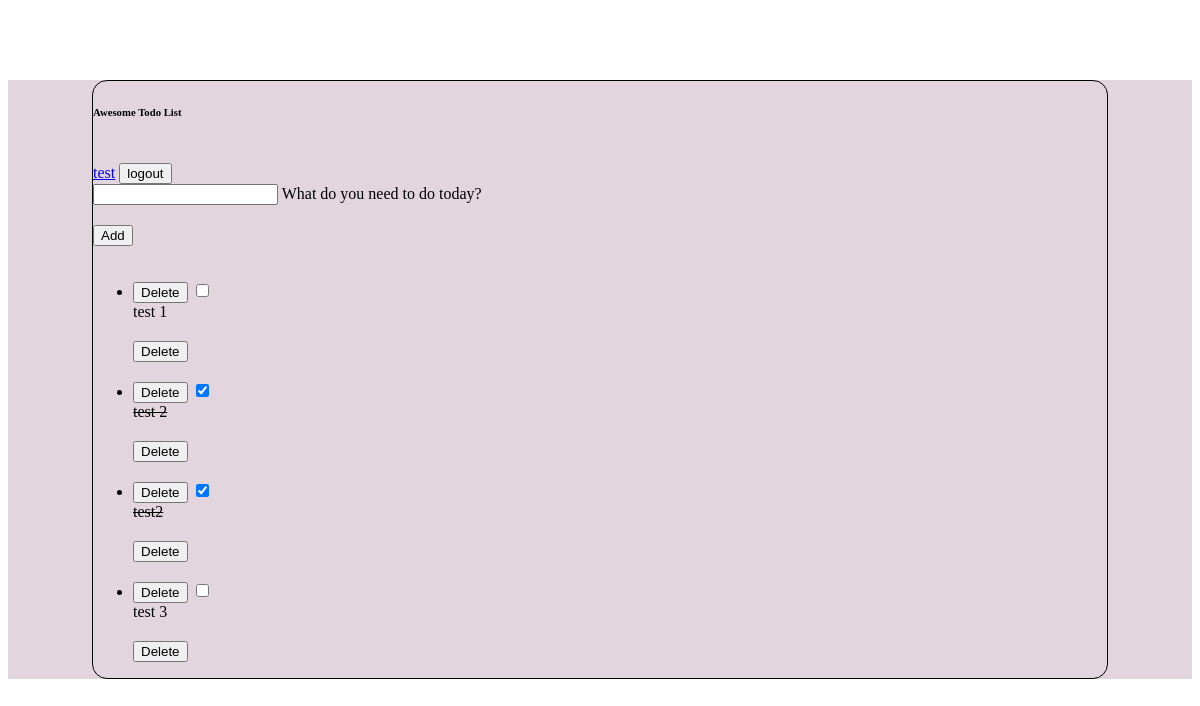
Screenshot of / (signed in) with the database file from the repository.
### todoApp/models.py (models this page shows, shortened)
class Notes(models.Model):
    author = models.ForeignKey(User, on_delete=models.CASCADE)
    title = models.CharField(max_length =  200)
    description = models.TextField(default="none")
    isCompleted = models.BooleanField(default=False)
    date_modified = models.DateTimeField(auto_now=True)

### todoApp/views.py (the view, shortened to what this page needs)
# urls.py: path("", views.index, name='index'),
@login_required
def index(request):
    notes = Notes.objects.filter(author = request.user)
    return render(request, "todoApp/index.html", {"notes": notes, "username": request.user.username})

### todoApp/templates/todoApp/index.html (shortened to what this page needs)
{% extends "todoApp/base.html" %}
{% block content %}
<section class="vh-100" style="background-color: #e2d5de;">
    <div class="container py-5 h-100">
      <div class="row d-flex justify-content-center align-items-center h-100">
        <div class="col col-xl-10">
          <div class="card" style="border-radius: 15px;">
            <div class="card-body p-5">
              <div class="d-flex justify-content-between align-items-center">
              <h6 class="mb-3">Awesome Todo List</h6>
              <form  action="{% url 'logout' %}" method="POST" class="d-flex justify-content-center align-items-center mb-4">
                <a href="#">{{username}}</a>
                <button type="submit" class="btn btn-primary btn-lg ">logout</button>
              </form>
              </div>
            <div>
              <form  action="{% url 'index' %}" method="POST" class="d-flex justify-content-center align-items-center mb-4">
                <div class="form-outline flex-fill">
                  <input type="text" id="form3" class="form-control form-control-lg" name="title"/>
                  <label class="form-label" for="form3">What do you need to do today?</label>
                </div>
                <button type="submit" class="btn btn-primary btn-lg ms-2 myclass">Add</button>
              </form>
              <ul class="list-group mb-0">
                {% for note in notes %}
                <li
                  class="list-group-item d-flex justify-content-between align-items-center border-start-0 border-top-0 border-end-0 border-bottom rounded-0 mb-2">
                  {% if note.isCompleted %}
                  <div class="d-flex align-items-center">
                    <form  action="{% url 'done' note.id %}" method="get" class="d-flex justify-content-center align-items-center">
                      <button type="submit" class="btn btn-primary btn-lg ms-2 d-none myform{{note.id}}">Delete</button>
                      <input class="noteCheck" type="checkbox" value="" aria-label="..." checked  onclick="handleClick({{note.id}})"/>
                    </form>
                    <s> {{note.title}}</s>
                  </div>
                  {% else %}
                  <div class="d-flex align-items-center">
                    <form  action="{% url 'done' note.id %}" method="get" class="d-flex justify-content-center align-items-center">
                      <button type="submit" class="btn btn-primary btn-lg ms-2 d-none myform{{note.id}}">Delete</button>
                      <input class="noteCheck" type="checkbox" value="" aria-label="..."  onclick="handleClick({{note.id}})" />
                    </form>
                    {{note.title}}
                  </div>
                  {% endif %}
                  <form  action="{% url 'deleteNote' note.id %}" method="POST" class="d-flex justify-content-center align-items-center mb-4">
                    <button type="submit" class="btn btn-primary btn-lg ms-2">Delete</button>
                  </form>
                </li>
                {% endfor %}
              </ul>
            </div>
          </div>
        </div>
      </div>
    </div>
  </section>
  {% block script%}
  {% load static %}
  {% endblock %}
{% endblock %}

### todoApp/templates/todoApp/base.html (style rules this page uses)
.container { margin: 5rem; }
.btn { margin-top: 20px; }
.card { border: 1px solid black; margin: 4px; min-width: 150px; }

### rows the page displays
Notes: title "test 1"
Notes: title "test 2"
Notes: title "test2"
Notes: title "test 3"

### other values shown
{{ username }} "test"
